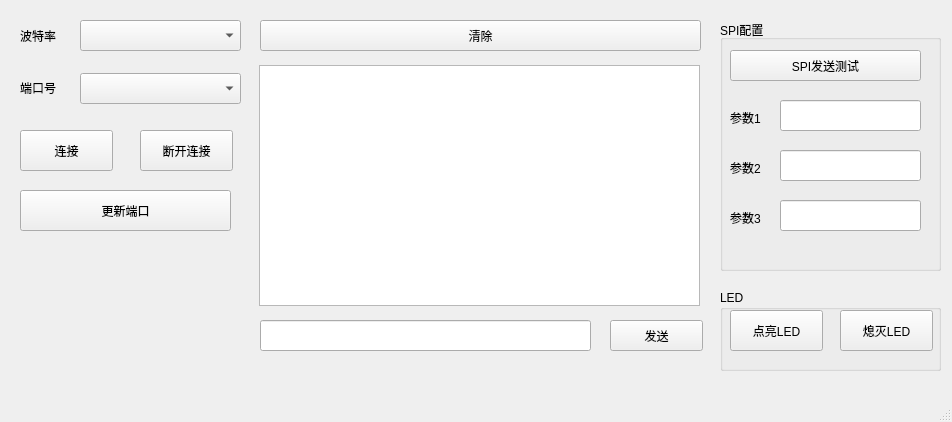
<?xml version="1.0" encoding="UTF-8"?>
<ui version="4.0">
 <class>MainWindow</class>
 <widget class="QMainWindow" name="MainWindow">
  <property name="geometry">
   <rect>
    <x>0</x>
    <y>0</y>
    <width>952</width>
    <height>422</height>
   </rect>
  </property>
  <property name="windowTitle">
   <string>MainWindow</string>
  </property>
  <widget class="QWidget" name="centralwidget">
   <widget class="QPushButton" name="Connect">
    <property name="geometry">
     <rect>
      <x>20</x>
      <y>130</y>
      <width>93</width>
      <height>41</height>
     </rect>
    </property>
    <property name="text">
     <string>连接</string>
    </property>
   </widget>
   <widget class="QPushButton" name="Disconnect">
    <property name="geometry">
     <rect>
      <x>140</x>
      <y>130</y>
      <width>93</width>
      <height>41</height>
     </rect>
    </property>
    <property name="text">
     <string>断开连接</string>
    </property>
   </widget>
   <widget class="QComboBox" name="Ports">
    <property name="geometry">
     <rect>
      <x>80</x>
      <y>73</y>
      <width>161</width>
      <height>31</height>
     </rect>
    </property>
    <property name="minimumSize">
     <size>
      <width>0</width>
      <height>24</height>
     </size>
    </property>
   </widget>
   <widget class="QTextBrowser" name="textBrowser">
    <property name="geometry">
     <rect>
      <x>259</x>
      <y>65</y>
      <width>441</width>
      <height>241</height>
     </rect>
    </property>
    <property name="undoRedoEnabled">
     <bool>false</bool>
    </property>
    <property name="lineWrapMode">
     <enum>QTextEdit::WidgetWidth</enum>
    </property>
   </widget>
   <widget class="QLabel" name="BaudRateLab">
    <property name="geometry">
     <rect>
      <x>20</x>
      <y>20</y>
      <width>71</width>
      <height>31</height>
     </rect>
    </property>
    <property name="text">
     <string>波特率</string>
    </property>
   </widget>
   <widget class="QPushButton" name="Clear">
    <property name="geometry">
     <rect>
      <x>260</x>
      <y>20</y>
      <width>441</width>
      <height>31</height>
     </rect>
    </property>
    <property name="text">
     <string>清除</string>
    </property>
   </widget>
   <widget class="QLabel" name="label_8">
    <property name="geometry">
     <rect>
      <x>20</x>
      <y>80</y>
      <width>61</width>
      <height>16</height>
     </rect>
    </property>
    <property name="text">
     <string>端口号</string>
    </property>
   </widget>
   <widget class="QLineEdit" name="lineEdit">
    <property name="geometry">
     <rect>
      <x>260</x>
      <y>320</y>
      <width>331</width>
      <height>31</height>
     </rect>
    </property>
   </widget>
   <widget class="QPushButton" name="RefreshPorts">
    <property name="geometry">
     <rect>
      <x>20</x>
      <y>190</y>
      <width>211</width>
      <height>41</height>
     </rect>
    </property>
    <property name="text">
     <string>更新端口</string>
    </property>
   </widget>
   <widget class="QPushButton" name="Send">
    <property name="geometry">
     <rect>
      <x>610</x>
      <y>320</y>
      <width>93</width>
      <height>31</height>
     </rect>
    </property>
    <property name="text">
     <string>发送</string>
    </property>
   </widget>
   <widget class="QComboBox" name="BaudRate">
    <property name="geometry">
     <rect>
      <x>80</x>
      <y>20</y>
      <width>161</width>
      <height>31</height>
     </rect>
    </property>
   </widget>
   <widget class="QPushButton" name="pB_LightOn">
    <property name="geometry">
     <rect>
      <x>730</x>
      <y>310</y>
      <width>93</width>
      <height>41</height>
     </rect>
    </property>
    <property name="text">
     <string>点亮LED</string>
    </property>
   </widget>
   <widget class="QGroupBox" name="groupBox">
    <property name="geometry">
     <rect>
      <x>720</x>
      <y>290</y>
      <width>221</width>
      <height>81</height>
     </rect>
    </property>
    <property name="title">
     <string>LED</string>
    </property>
    <widget class="QPushButton" name="pB_LightOff">
     <property name="geometry">
      <rect>
       <x>120</x>
       <y>20</y>
       <width>93</width>
       <height>41</height>
      </rect>
     </property>
     <property name="text">
      <string>熄灭LED</string>
     </property>
    </widget>
   </widget>
   <widget class="QGroupBox" name="groupBox_2">
    <property name="geometry">
     <rect>
      <x>720</x>
      <y>20</y>
      <width>221</width>
      <height>251</height>
     </rect>
    </property>
    <property name="title">
     <string>SPI配置</string>
    </property>
    <widget class="QLabel" name="label">
     <property name="geometry">
      <rect>
       <x>10</x>
       <y>90</y>
       <width>72</width>
       <height>15</height>
      </rect>
     </property>
     <property name="text">
      <string>参数1</string>
     </property>
    </widget>
    <widget class="QLabel" name="label_2">
     <property name="geometry">
      <rect>
       <x>10</x>
       <y>140</y>
       <width>72</width>
       <height>15</height>
      </rect>
     </property>
     <property name="text">
      <string>参数2</string>
     </property>
    </widget>
    <widget class="QLabel" name="label_3">
     <property name="geometry">
      <rect>
       <x>10</x>
       <y>190</y>
       <width>72</width>
       <height>15</height>
      </rect>
     </property>
     <property name="text">
      <string>参数3</string>
     </property>
    </widget>
    <widget class="QLineEdit" name="lb_param1">
     <property name="geometry">
      <rect>
       <x>60</x>
       <y>80</y>
       <width>141</width>
       <height>31</height>
      </rect>
     </property>
    </widget>
    <widget class="QLineEdit" name="lb_param2">
     <property name="geometry">
      <rect>
       <x>60</x>
       <y>130</y>
       <width>141</width>
       <height>31</height>
      </rect>
     </property>
    </widget>
    <widget class="QLineEdit" name="lb_param3">
     <property name="geometry">
      <rect>
       <x>60</x>
       <y>180</y>
       <width>141</width>
       <height>31</height>
      </rect>
     </property>
    </widget>
    <widget class="QPushButton" name="pB_SpiTest">
     <property name="geometry">
      <rect>
       <x>10</x>
       <y>30</y>
       <width>191</width>
       <height>31</height>
      </rect>
     </property>
     <property name="text">
      <string>SPI发送测试</string>
     </property>
    </widget>
   </widget>
   <zorder>groupBox</zorder>
   <zorder>groupBox_2</zorder>
   <zorder>Connect</zorder>
   <zorder>Disconnect</zorder>
   <zorder>Ports</zorder>
   <zorder>textBrowser</zorder>
   <zorder>BaudRateLab</zorder>
   <zorder>Clear</zorder>
   <zorder>label_8</zorder>
   <zorder>lineEdit</zorder>
   <zorder>RefreshPorts</zorder>
   <zorder>Send</zorder>
   <zorder>BaudRate</zorder>
   <zorder>pB_LightOn</zorder>
  </widget>
  <widget class="QMenuBar" name="menubar">
   <property name="geometry">
    <rect>
     <x>0</x>
     <y>0</y>
     <width>952</width>
     <height>26</height>
    </rect>
   </property>
  </widget>
  <widget class="QStatusBar" name="statusbar"/>
 </widget>
 <resources/>
 <connections/>
</ui>
